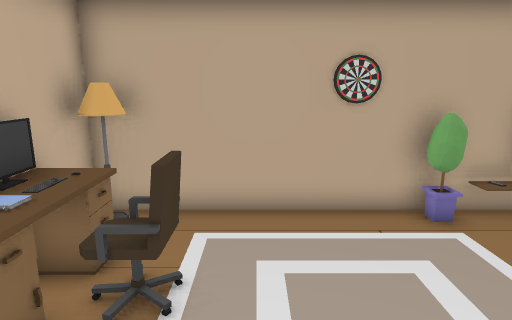
[1] (above)

13 first-person views from a walk through a 3-D level made in the Unity game engine. The camera is 1.5 m above the floor, tilts 12° down and sees 75° across. The floor is counted in squares, 0.5 m on a side. Each view is taken from the middle of a square. On the plan, view 1 faces up. The plan holds only what a view shows up to about 20 squares ahead; the rest is blank. The place goes on beyond the plan.

[2]
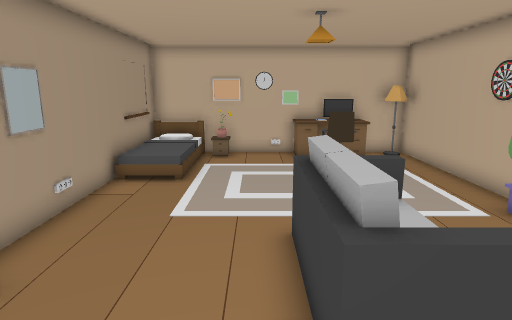

[3]
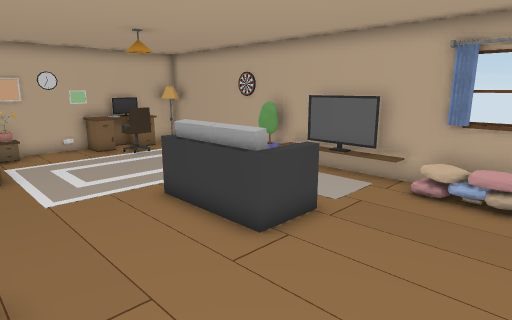

[4]
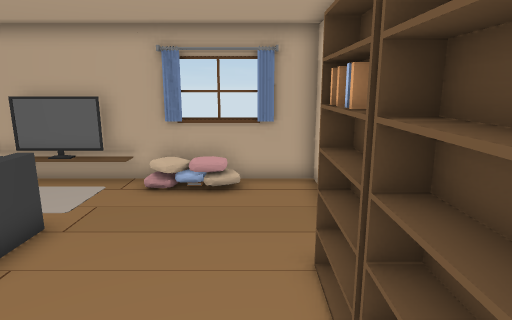

[5]
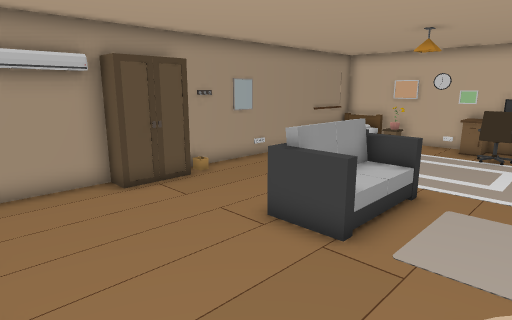

[6]
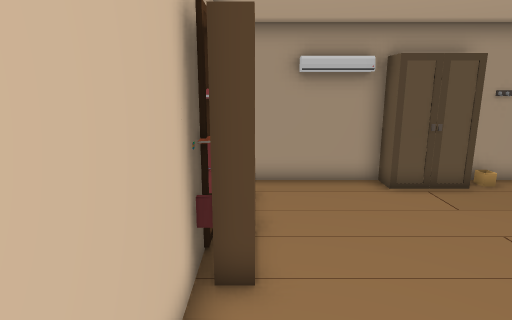

[7]
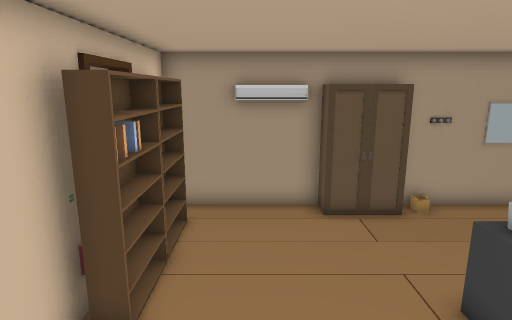

[8]
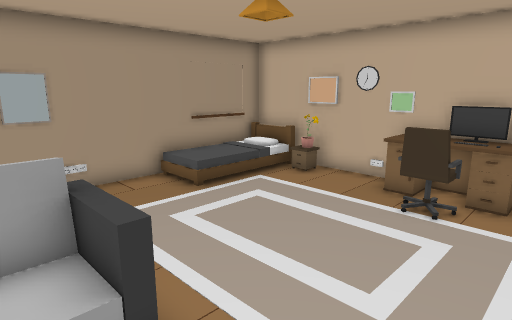

[9]
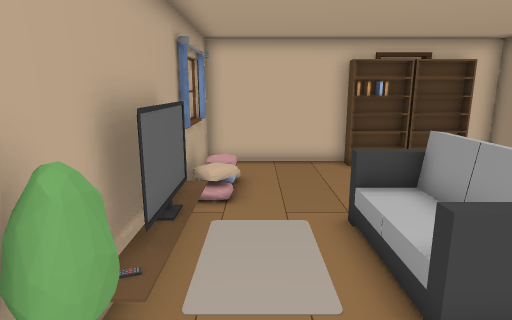

[10]
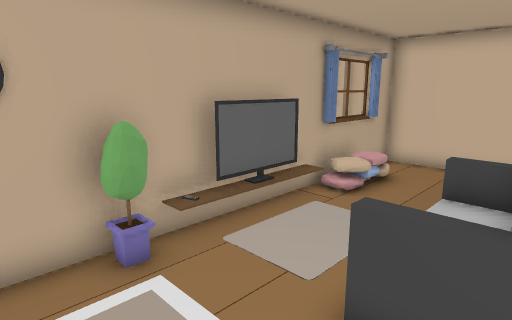

[11]
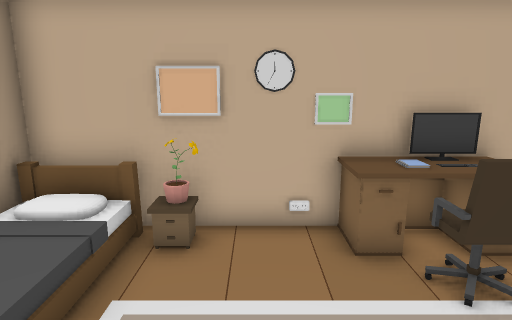

[12]
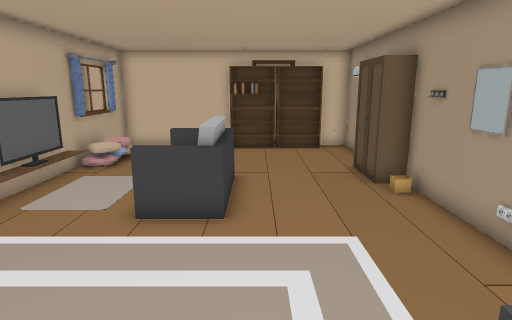

[13]
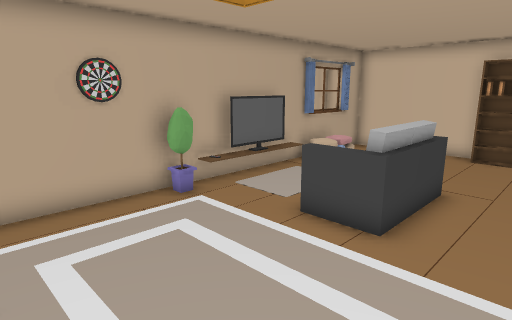

### Floor plan
Key: @ floor where view 1 was taken; # wall or solid block; . floor; / step, stairs or slope; L lamp; F flower; E desk; C computer; H chair; N notebook; S sofa; P picture; B books; O other object.
Columns run from 4 left of view 1 to 17 right of it. Each row starts with its distance up from view 1.
  8 #####################
  7 #L......F/////////..#
  6 #E..  . ...  .......#
  5 CEHH    ............
  4 ENHH    .S#..#......#
  3 PE..    .S#  #......#
  2 #...  . .S###S.....BB
  1 #...   ............BO
  0 #...@   ...........#O#
 -1 #O.................#
 -2 #OOOOO.............#
 -3 #    O......####....
 -4 #####################

Positions as (right, up) in squares from view 1, and headings:
1: (0, 0), facing up
2: (12, 1), facing left
3: (14, -3), facing up-left
4: (14, -3), facing up
5: (15, 7), facing down-left
6: (15, 7), facing down
7: (13, 7), facing down
8: (7, 7), facing down-left
9: (2, 6), facing right
10: (2, 2), facing up-right
11: (3, 1), facing left
12: (-2, 1), facing right
13: (-1, -1), facing up-right
